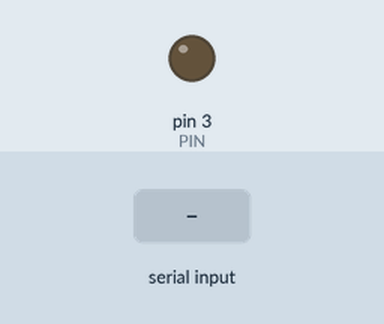
This sketch was run on a simulated Arduino Uno, built with avr-gcc and run on an emulated ATmega328P. Shown: output pins drawn as LEDs (lit = HIGH). The test bench sets the inputs (shaded band).

Above: at 1.2 s.
1.3 s: "1" received over Serial
At 1.4 s:
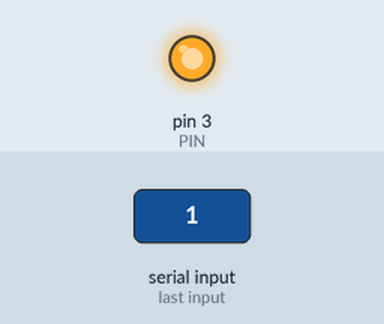
Timing chart, 0 to 4.3 s (numbered marks = the images above; inputs shaded):
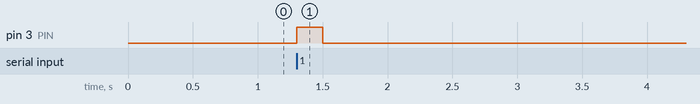

The sketch:

tactile_arduino.ino
```cpp
#define PIN 3

void setup() {
  Serial.begin(9600);
  pinMode(PIN, OUTPUT);
  analogWrite(PIN, 0);
}

void loop() {
  if (Serial.available()) {
    Serial.read();
    analogWrite(PIN, 255);
    delay(200);
    analogWrite(PIN, 0);
  }
}
```

Measured:
- after the input at 1.3 s, pin 3 (PIN): LOW → HIGH at once, → LOW 0.20 s later
